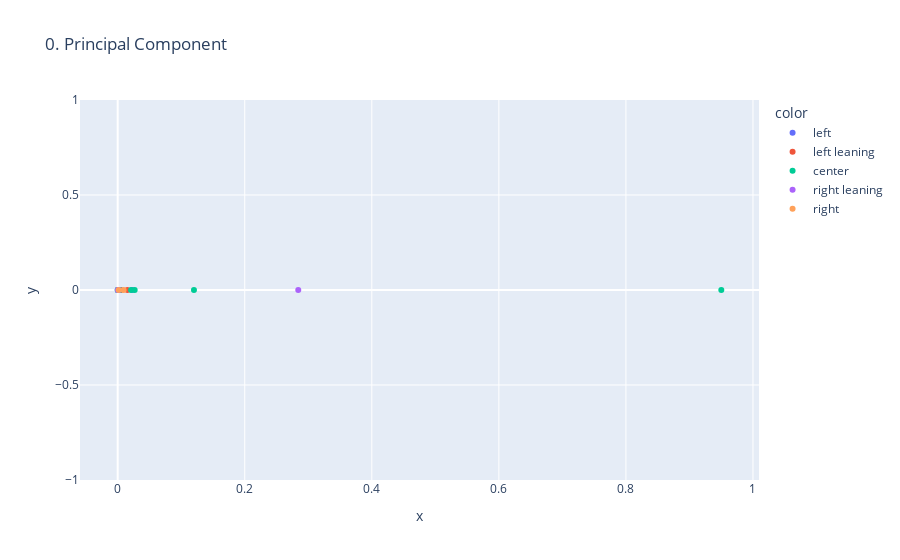
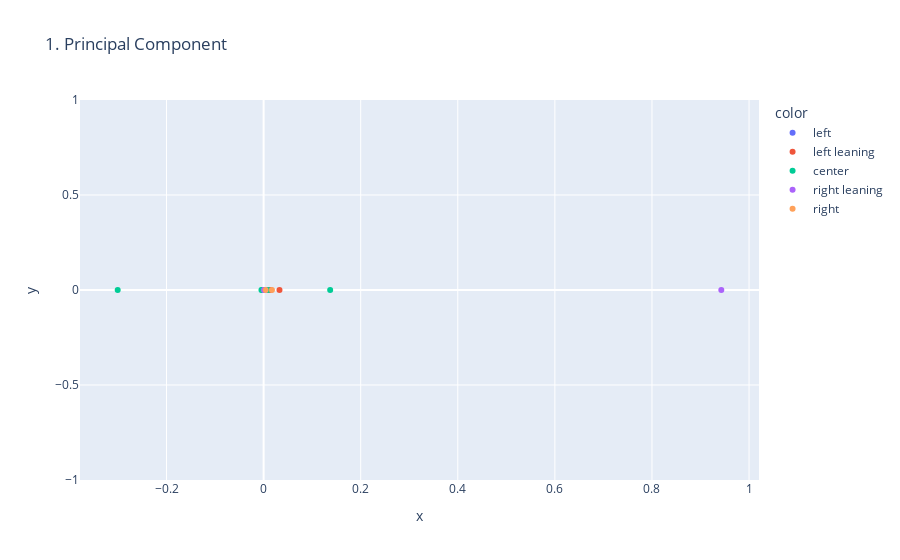
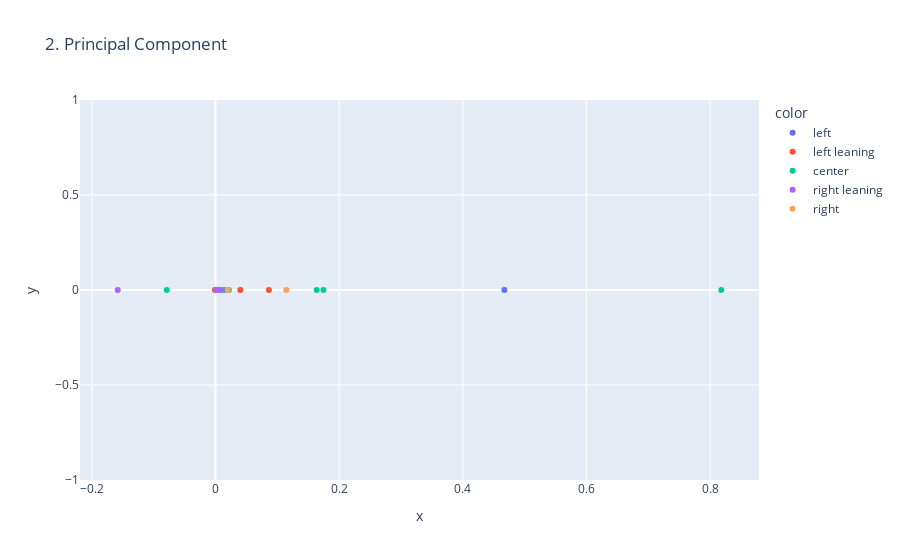

The cell these charts' notebook holds for them, in order:
### Code cell
import plotly.express as px
import matplotlib.pyplot as plt
%matplotlib qt

n_components=3
scale = False

scaler = StandardScaler()
model = TruncatedSVD(n_components=n_components)

if scale:
    N_scaled = scaler.fit_transform(N.values)
    N_df_trunc = model.fit_transform(N_scaled)
else:
    N_df_trunc = model.fit_transform(N.values)

for n in range(n_components):
    fig = px.scatter(x=model.components_[n], y=[0.0 for test in model.components_[n]], color=political_spectrum_dict.values(), hover_data=[N_df.columns], title=f'{n}. Principal Component')
    fig.show()

### Figure 1 — Plotly figure (JSON) as saved in the notebook; plotly's stock layout.template omitted (floating-point values rounded to 4 significant figures)
{"data": [{"customdata": [["junge Welt"], ["NachDenkSeiten"]], "hovertemplate": "color=left<br>x=%{x}<br>y=%{y}<br>hover_data_0=%{customdata[0]}<extra></extra>", "legendgroup": "left", "marker": {"color": "#636efa", "symbol": "circle"}, "mode": "markers", "name": "left", "orientation": "v", "showlegend": true, "type": "scatter", "x": [0.0003512, 0.02289], "xaxis": "x", "y": [0, 0], "yaxis": "y"}, {"customdata": [["taz"], ["stern TV"], ["DER SPIEGEL"]], "hovertemplate": "color=left leaning<br>x=%{x}<br>y=%{y}<br>hover_data_0=%{customdata[0]}<extra></extra>", "legendgroup": "left leaning", "marker": {"color": "#EF553B", "symbol": "circle"}, "mode": "markers", "name": "left leaning", "orientation": "v", "showlegend": true, "type": "scatter", "x": [0.004879, 0.0007259, 0.01537], "xaxis": "x", "y": [0, 0, 0], "yaxis": "y"}, {"customdata": [["Süddeutsche Zeitung"], ["Der Tagesspiegel"], ["ARD"], ["ZDF"], ["ZDFheute Nachrichten"], ["Bayerischer Rundfunk"], ["ntv Nachrichten"], ["ZEIT ONLINE"], ["faz"], ["WELT"]], "hovertemplate": "color=center<br>x=%{x}<br>y=%{y}<br>hover_data_0=%{customdata[0]}<extra></extra>", "legendgroup": "center", "marker": {"color": "#00cc96", "symbol": "circle"}, "mode": "markers", "name": "center", "orientation": "v", "showlegend": true, "type": "scatter", "x": [0.001385, 0.0006367, 0.0003364, 2.327e-05, 0.1201, 0.001719, 0.02105, 0.003007, 0.02674, 0.9501], "xaxis": "x", "y": [0, 0, 0, 0, 0, 0, 0, 0, 0, 0], "yaxis": "y"}, {"customdata": [["RTL"], ["FOCUS Online"], ["BILD"], ["NZZ Neue Zürcher Zeitung"]], "hovertemplate": "color=right leaning<br>x=%{x}<br>y=%{y}<br>hover_data_0=%{customdata[0]}<extra></extra>", "legendgroup": "right leaning", "marker": {"color": "#ab63fa", "symbol": "circle"}, "mode": "markers", "name": "right leaning", "orientation": "v", "showlegend": true, "type": "scatter", "x": [0.0001944, 0.001821, 0.2842, 0.001056], "xaxis": "x", "y": [0, 0, 0, 0], "yaxis": "y"}, {"customdata": [["Junge Freiheit"], ["COMPACTTV"]], "hovertemplate": "color=right<br>x=%{x}<br>y=%{y}<br>hover_data_0=%{customdata[0]}<extra></extra>", "legendgroup": "right", "marker": {"color": "#FFA15A", "symbol": "circle"}, "mode": "markers", "name": "right", "orientation": "v", "showlegend": true, "type": "scatter", "x": [0.001469, 0.009379], "xaxis": "x", "y": [0, 0], "yaxis": "y"}], "layout": {"legend": {"title": {"text": "color"}, "tracegroupgap": 0}, "title": {"text": "0. Principal Component"}, "xaxis": {"anchor": "y", "domain": [0, 1], "title": {"text": "x"}}, "yaxis": {"anchor": "x", "domain": [0, 1], "title": {"text": "y"}}}}

### Figure 2 — Plotly figure (JSON) as saved in the notebook; plotly's stock layout.template omitted (floating-point values rounded to 4 significant figures)
{"data": [{"customdata": [["junge Welt"], ["NachDenkSeiten"]], "hovertemplate": "color=left<br>x=%{x}<br>y=%{y}<br>hover_data_0=%{customdata[0]}<extra></extra>", "legendgroup": "left", "marker": {"color": "#636efa", "symbol": "circle"}, "mode": "markers", "name": "left", "orientation": "v", "showlegend": true, "type": "scatter", "x": [0.0005765, 0.01466], "xaxis": "x", "y": [0, 0], "yaxis": "y"}, {"customdata": [["taz"], ["stern TV"], ["DER SPIEGEL"]], "hovertemplate": "color=left leaning<br>x=%{x}<br>y=%{y}<br>hover_data_0=%{customdata[0]}<extra></extra>", "legendgroup": "left leaning", "marker": {"color": "#EF553B", "symbol": "circle"}, "mode": "markers", "name": "left leaning", "orientation": "v", "showlegend": true, "type": "scatter", "x": [0.01275, 0.002444, 0.03268], "xaxis": "x", "y": [0, 0, 0], "yaxis": "y"}, {"customdata": [["Süddeutsche Zeitung"], ["Der Tagesspiegel"], ["ARD"], ["ZDF"], ["ZDFheute Nachrichten"], ["Bayerischer Rundfunk"], ["ntv Nachrichten"], ["ZEIT ONLINE"], ["faz"], ["WELT"]], "hovertemplate": "color=center<br>x=%{x}<br>y=%{y}<br>hover_data_0=%{customdata[0]}<extra></extra>", "legendgroup": "center", "marker": {"color": "#00cc96", "symbol": "circle"}, "mode": "markers", "name": "center", "orientation": "v", "showlegend": true, "type": "scatter", "x": [0.002739, 0.001385, 0.001056, 0.0001662, 0.1371, 0.004972, 0.008802, -0.003172, -0.004427, -0.3006], "xaxis": "x", "y": [0, 0, 0, 0, 0, 0, 0, 0, 0, 0], "yaxis": "y"}, {"customdata": [["RTL"], ["FOCUS Online"], ["BILD"], ["NZZ Neue Zürcher Zeitung"]], "hovertemplate": "color=right leaning<br>x=%{x}<br>y=%{y}<br>hover_data_0=%{customdata[0]}<extra></extra>", "legendgroup": "right leaning", "marker": {"color": "#ab63fa", "symbol": "circle"}, "mode": "markers", "name": "right leaning", "orientation": "v", "showlegend": true, "type": "scatter", "x": [0.001157, 0.001871, 0.9428, 0.001593], "xaxis": "x", "y": [0, 0, 0, 0], "yaxis": "y"}, {"customdata": [["Junge Freiheit"], ["COMPACTTV"]], "hovertemplate": "color=right<br>x=%{x}<br>y=%{y}<br>hover_data_0=%{customdata[0]}<extra></extra>", "legendgroup": "right", "marker": {"color": "#FFA15A", "symbol": "circle"}, "mode": "markers", "name": "right", "orientation": "v", "showlegend": true, "type": "scatter", "x": [0.004104, 0.01717], "xaxis": "x", "y": [0, 0], "yaxis": "y"}], "layout": {"legend": {"title": {"text": "color"}, "tracegroupgap": 0}, "title": {"text": "1. Principal Component"}, "xaxis": {"anchor": "y", "domain": [0, 1], "title": {"text": "x"}}, "yaxis": {"anchor": "x", "domain": [0, 1], "title": {"text": "y"}}}}

### Figure 3 — Plotly figure (JSON) as saved in the notebook; plotly's stock layout.template omitted (floating-point values rounded to 4 significant figures)
{"data": [{"customdata": [["junge Welt"], ["NachDenkSeiten"]], "hovertemplate": "color=left<br>x=%{x}<br>y=%{y}<br>hover_data_0=%{customdata[0]}<extra></extra>", "legendgroup": "left", "marker": {"color": "#636efa", "symbol": "circle"}, "mode": "markers", "name": "left", "orientation": "v", "showlegend": true, "type": "scatter", "x": [0.008407, 0.4672], "xaxis": "x", "y": [0, 0], "yaxis": "y"}, {"customdata": [["taz"], ["stern TV"], ["DER SPIEGEL"]], "hovertemplate": "color=left leaning<br>x=%{x}<br>y=%{y}<br>hover_data_0=%{customdata[0]}<extra></extra>", "legendgroup": "left leaning", "marker": {"color": "#EF553B", "symbol": "circle"}, "mode": "markers", "name": "left leaning", "orientation": "v", "showlegend": true, "type": "scatter", "x": [0.04014, -0.001056, 0.08645], "xaxis": "x", "y": [0, 0, 0], "yaxis": "y"}, {"customdata": [["Süddeutsche Zeitung"], ["Der Tagesspiegel"], ["ARD"], ["ZDF"], ["ZDFheute Nachrichten"], ["Bayerischer Rundfunk"], ["ntv Nachrichten"], ["ZEIT ONLINE"], ["faz"], ["WELT"]], "hovertemplate": "color=center<br>x=%{x}<br>y=%{y}<br>hover_data_0=%{customdata[0]}<extra></extra>", "legendgroup": "center", "marker": {"color": "#00cc96", "symbol": "circle"}, "mode": "markers", "name": "center", "orientation": "v", "showlegend": true, "type": "scatter", "x": [0.01355, 0.004511, 0.003505, 0.0006523, 0.8182, 0.0217, 0.1746, 0.006225, 0.1638, -0.07872], "xaxis": "x", "y": [0, 0, 0, 0, 0, 0, 0, 0, 0, 0], "yaxis": "y"}, {"customdata": [["RTL"], ["FOCUS Online"], ["BILD"], ["NZZ Neue Zürcher Zeitung"]], "hovertemplate": "color=right leaning<br>x=%{x}<br>y=%{y}<br>hover_data_0=%{customdata[0]}<extra></extra>", "legendgroup": "right leaning", "marker": {"color": "#ab63fa", "symbol": "circle"}, "mode": "markers", "name": "right leaning", "orientation": "v", "showlegend": true, "type": "scatter", "x": [0.001952, 0.01896, -0.1581, 0.0074], "xaxis": "x", "y": [0, 0, 0, 0], "yaxis": "y"}, {"customdata": [["Junge Freiheit"], ["COMPACTTV"]], "hovertemplate": "color=right<br>x=%{x}<br>y=%{y}<br>hover_data_0=%{customdata[0]}<extra></extra>", "legendgroup": "right", "marker": {"color": "#FFA15A", "symbol": "circle"}, "mode": "markers", "name": "right", "orientation": "v", "showlegend": true, "type": "scatter", "x": [0.01979, 0.1146], "xaxis": "x", "y": [0, 0], "yaxis": "y"}], "layout": {"legend": {"title": {"text": "color"}, "tracegroupgap": 0}, "title": {"text": "2. Principal Component"}, "xaxis": {"anchor": "y", "domain": [0, 1], "title": {"text": "x"}}, "yaxis": {"anchor": "x", "domain": [0, 1], "title": {"text": "y"}}}}
